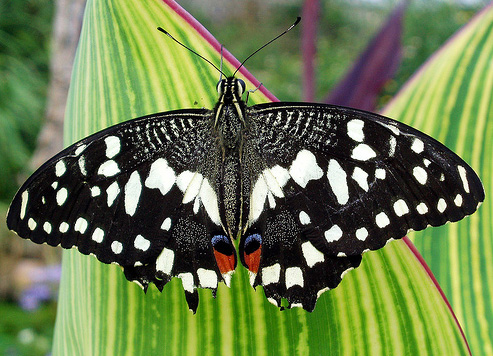
%> input picture Bolb Detection/data/butterfly.jpg, 493 x 356 px
$ octave evalCode.m   (GNU Octave 9; MATLAB toolbox functions it lacks are replaced by stand-ins)
%> lines starting %> are read from the running program, lines starting %| are printed output that depends on the picture
### Bolb Detection/code/detectBlobsScaleFilter.m
function blobs = detectBlobsScaleFilter(im)
% DETECTBLOBS detects blobs in an image
%   BLOBS = DETECTBLOBSSCALEFILTER(IM, PARAM) detects multi-scale blobs in IM.
%   The method uses the Laplacian of Gaussian filter to find blobs across
%   scale space. This version of the code scales the filter and keeps the
%   image same which is slow for big filters.
%
% Input:
%   IM - input image
%
% Ouput:
%   BLOBS - n x 4 array with blob in each row in (x, y, radius, score)
%
% This code is taken from:
%
%   CMPSCI 670: Computer Vision, Fall 2014
%   University of Massachusetts, Amherst
%   Instructor: Subhransu Maji
%
%   Homework 3: Blob detector


% Dummy - returns a blob at the center of the image
imagegray=rgb2gray(im);
image=im2double(imagegray);
[h,w]=size(image);
scaleSpace=zeros(h,w,10);
factor=1.3;
for i=1:10;
    %sigma=2^((i+1)/2);
    sigma=factor^(i-1)*1.5;
    filt_size=2*ceil(3*sigma)+1;
    filter=sigma*sigma*fspecial('log',filt_size,sigma);
    scaleSpace(:,:,i)=abs(imfilter(image,filter,'replicate'));
    %checksize=round(2*sigma*sqrt(2))+1-mod(round(2*sigma*sqrt(2)),2);
    resultScale=ordfilt2(scaleSpace(:,:,1),round(sigma*sqrt(2))^2,ones(round(sigma*sqrt(2)),round(sqrt(2)*sigma)));
    resultScale(resultScale~=scaleSpace(:,:,1))=0;
    scaleSpace(:,:,1)=resultScale;

end
    stdlayer=zeros(h,w);
    for i=1:h
        for j=1:w
            stdlayer(i,j)=max(scaleSpace(i,j,:));
        end
    end
    stdlayer=ordfilt2(stdlayer,49,ones(7,7));

    blobs=[0,0,0,0];
    for i=1:h
        for j=1:w
            for k=1:10
                if stdlayer(i,j)>0.08 && scaleSpace(i,j,k)==stdlayer(i,j)
                    %new=[j,i,round(2^((k+2)/2)),round(stdlayer(i,j))];
                    new=[j,i,round(factor^(k-1)*1.5*sqrt(2)),round(stdlayer(i,j))];
                    blobs=[blobs;new];
                end
            end
        end
    end
    size(blobs)
    %butterfly 0.08  einstein 0.05 fish 0.00005 colorful0.00000005 yellow
    %0.00000005 gold fish 0.00000005
    %


### Bolb Detection/code/detectBlobsScaleImage.m
function blobs = detectBlobsScaleImage(im)
% DETECTBLOBS detects blobs in an image
%   BLOBS = DETECTBLOBSCALEIMAGE(IM, PARAM) detects multi-scale blobs in IM.
%   The method uses the Laplacian of Gaussian filter to find blobs across
%   scale space. This version of the code scales the image and keeps the
%   filter same for speed.
%
% Input:
%   IM - input image
%
% Ouput:
%   BLOBS - n x 4 array with blob in each row in (x, y, radius, score)
%
% This code is taken from:
%
%   CMPSCI 670: Computer Vision, Fall 2014
%   University of Massachusetts, Amherst
%   Instructor: Subhransu Maji
%
%   Homework 3: Blob detector


% Dummy - returns a blob at the center of the image

imagegray=rgb2gray(im);
image=im2double(imagegray);
[h,w]=size(image);
level=10;
scaleSpace=cell(level,1);
stdscaleSpace=zeros(h,w,level);
factor=1.3;

for i=1:level;
    sigma=1.5;
    scale=sigma/(factor^(i-1));
    filt_size=2*ceil(3*sigma)+1;
    filter=sigma*sigma*fspecial('log',filt_size,sigma);
    imagelayer=imresize(image,scale);
    scaleSpace{i}=abs(imfilter(imagelayer,filter));

    %filt_size=round(2*sigma*sqrt(2))+1-mod(round(2*sigma*sqrt(2)),2);
    resultScale=ordfilt2(scaleSpace{i},25,ones(5,5));
    scaleSpace{i}(resultScale~=scaleSpace{i})=0;
    % [8 lines of commented-out code are left out]
    stdscaleSpace(:,:,i)=imresize(scaleSpace{i},[h,w]);
end
    [h,w]=size(image);
    stdlayer=zeros(h,w);
    for i=1:h
        for j=1:w
            stdlayer(i,j)=max(stdscaleSpace(i,j,:));
        end
    end
    stdlayer=ordfilt2(stdlayer,49,ones(7,7));
    blobs=[0,0,0,0];
    for i=1:h
        for j=1:w
            for k=1:level
                if  stdlayer(i,j)>0.10&&stdscaleSpace(i,j,k)==stdlayer(i,j)
                    new=[j,i,round(1.5*sqrt(2)*factor^(k-1)),round(stdlayer(i,j))];
                    blobs=[blobs;new];
                end
            end
        end
    end
    size(blobs)
    %butterfly 0.09 einstein 0.07 fish 0.04 colorful 0.05 yellow 0.065
    %goldfish 0.12


### Bolb Detection/code/drawBlobs.m
function drawBlobs(im, blobs, nmax)
% DRAWBLOBS overlays the image with blobs as circles
%   DRAWBLOBS(IM, BLOBS, THRESHOLD) overalys IM converted to a grayscale
%   image with BLOBS that are above a THRESHOLD. If THRESHOLD is not
%   specified it is set to 0.
%
% Input:
%   IM - the image (if rgb image is provided it is converted to grayscale)
%   BLOBS - n x 4 matrix with each row is a blob (x, y, radius, score)
%   THRESHOLD - only blobs above this are shown (default = 0)
%
% This code is taken from:
%
%   CMPSCI 670: Computer Vision, Fall 2014
%   University of Massachusetts, Amherst
%   Instructor: Subhransu Maji
%
%   Homework 3: Blob detector

% If threshold is not specified, set it to 0
if nargin < 3
    nmax = size(blobs,1);
end
nmax = min(nmax, size(blobs,1));

% Convert the image to gray scale for better visibility
if size(im, 3) > 1
    im = rgb2gray(im);
end

figure;
imshow(im); hold on;

% Loop over points and draw circles
if nmax < 1,
    return; % no blobs
end

[~,ord] = sort(-blobs(:,4));
theta = linspace(0, 2*pi, 24);
for i = 1:nmax,
    r = blobs(ord(i),3);
    plot(blobs(ord(i),1) + r*cos(theta), blobs(ord(i),2) + r*sin(theta), 'r-', 'linewidth',2);
end

### Bolb Detection/code/evalCode.m
% Evaluation code for blob detector
%
% Your goal is to implement the laplacian of the gaussian blob detector
%
%
% This code is taken from:
%
%   CMPSCI 670: Computer Vision, Fall 2014
%   University of Massachusetts, Amherst
%   Instructor: Subhransu Maji
%
%   Homework 3: Blob detector

imageName = 'butterfly.jpg'; %butterfly.jpg, einstein.jpg, fishes.jpg, sunflowers.jpg

dataDir = fullfile('..','data');
im = imread(fullfile(dataDir, imageName));
%> im is the input picture: size 356x493x3 uint8; mean R, G, B 106.9, 123.5, 76.9

%% Implement the code to detect blobs here
% First implement a version that scales the filter and applies on the
% image
tic;
blobs1 = detectBlobsScaleFilter(im);
%> in detectBlobsScaleFilter, `imagegray=rgb2gray(im);`:
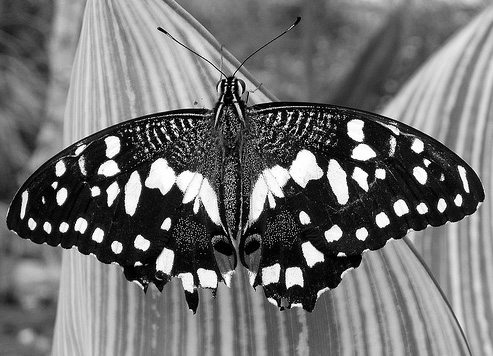
%> imagegray: size 356x493 uint8; min 0, max 255, mean 113.3
%> after the loop in detectBlobsScaleFilter, `for i=1:10;`:
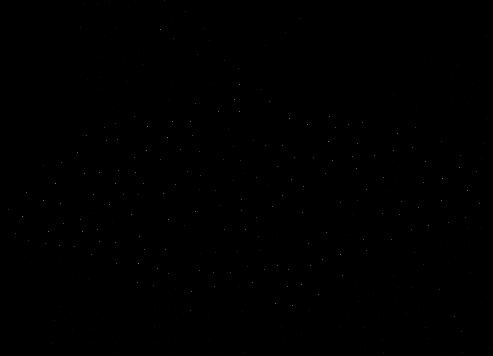
%> resultScale: size 356x493 double; min 0, max 0.503, mean 0.000367
%> in detectBlobsScaleFilter, `stdlayer=ordfilt2(stdlayer,49,ones(7,7));`:
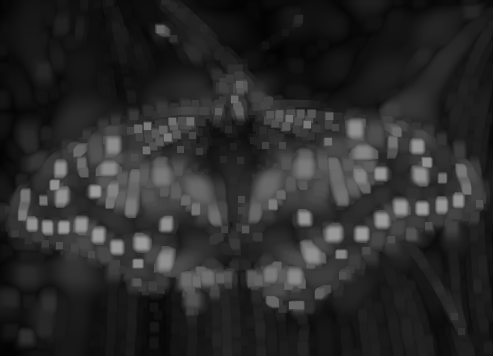
%> stdlayer: size 356x493 double; min 0.00972, max 0.616, mean 0.167
%> after the loop in detectBlobsScaleFilter, `for i=1:h`: blobs = 724 rows, first 8: [0 0 0 0; 62 1 8 0; 166 1 4 0; 371 1 22 0; 471 1 6 0; 110 3 2 0; 85 5 2 0; 166 8 4 0]; new = [484 356 4 0]
%> in detectBlobsScaleFilter, `size(blobs)`: ans = [724 4]
%> blobs1 has the same summary as blobs in detectBlobsScaleFilter
toc;

% Now implement a version that scales the image
tic;
blobs2 = detectBlobsScaleImage(im);
%> the loop in detectBlobsScaleImage, `for i=1:level;` made 10 passes
%> pass 1, in detectBlobsScaleImage, `imagelayer=imresize(image,scale);`:
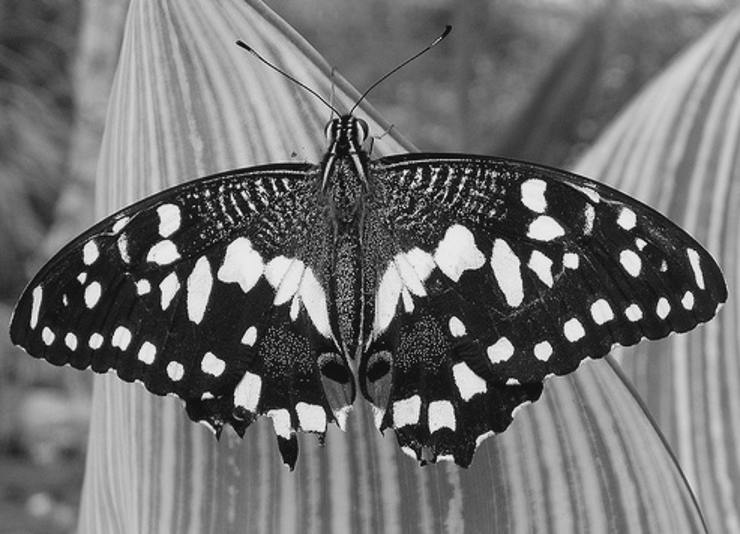
%> imagelayer: size 534x740 double; min -0.0788, max 1.1, mean 0.444; drawn with min black and max white
%> pass 1, in detectBlobsScaleImage, `resultScale=ordfilt2(scaleSpace{i},25,ones(5,5));`:
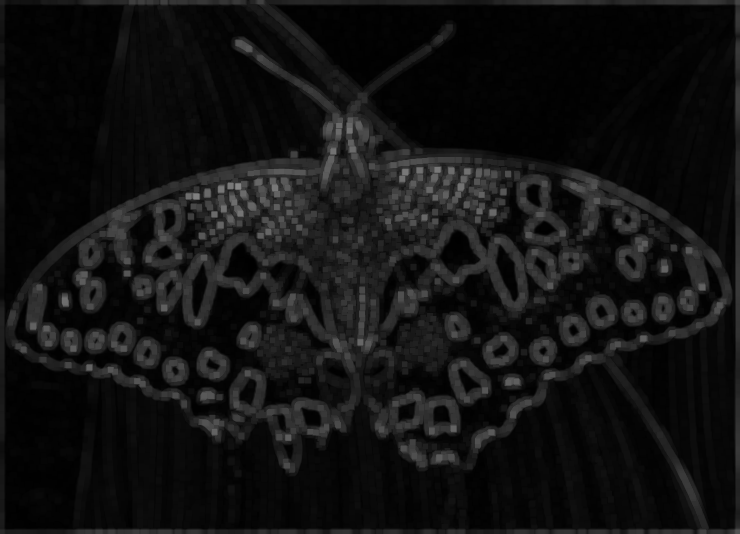
%> resultScale: size 534x740 double; min 0.00182, max 0.532, mean 0.0725
%> after the loop in detectBlobsScaleImage, `for i=1:level;`: scaleSpace = 10 items
%> after the loop in detectBlobsScaleImage, `for i=1:h`:
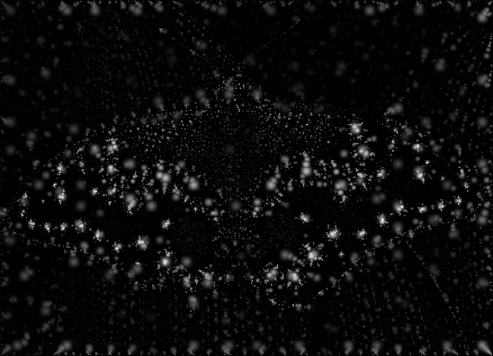
%> stdlayer: size 356x493 double; min -0.00276, max 0.612, mean 0.026; drawn with min black and max white
%> in detectBlobsScaleImage, `stdlayer=ordfilt2(stdlayer,49,ones(7,7));`:
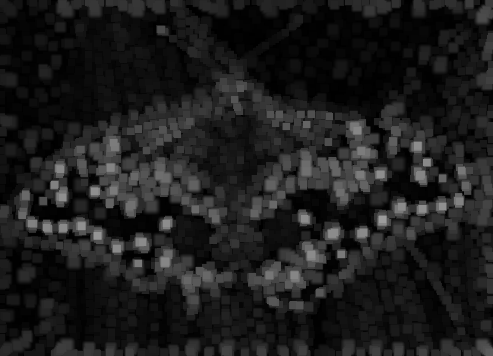
%> stdlayer: size 356x493 double; min 0, max 0.612, mean 0.115
%> after the loop in detectBlobsScaleImage, `for i=1:h`: blobs = 1000 rows, first 8: [0 0 0 0; 2 2 4 0; 89 2 4 0; 101 2 4 0; 110 2 4 0; 117 2 4 0; 129 2 4 0; 261 2 4 0]; new = [468 355 4 0]
%> in detectBlobsScaleImage, `size(blobs)`: ans = [1000 4]
%> blobs2 has the same summary as blobs in detectBlobsScaleImage
toc;
%% Draw blobs on the image
numBlobsToDraw = 1000;
drawBlobs(im, blobs1, numBlobsToDraw);
%> in drawBlobs, `[~,ord] = sort(-blobs(:,4));`: ord = 724 values, max 724 at index 724, min 1 at index 36, mean 362.5
%> in drawBlobs, `r = blobs(ord(i),3);`: r = 10
%> the run ends on the next line
